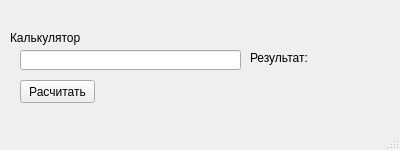
<?xml version="1.0" encoding="UTF-8"?>
<ui version="4.0">
 <class>MainWindow</class>
 <widget class="QMainWindow" name="MainWindow">
  <property name="geometry">
   <rect>
    <x>0</x>
    <y>0</y>
    <width>400</width>
    <height>150</height>
   </rect>
  </property>
  <property name="maximumSize">
   <size>
    <width>400</width>
    <height>150</height>
   </size>
  </property>
  <property name="windowTitle">
   <string>MainWindow</string>
  </property>
  <widget class="QWidget" name="centralwidget">
   <widget class="QLineEdit" name="lineEdit">
    <property name="geometry">
     <rect>
      <x>20</x>
      <y>50</y>
      <width>221</width>
      <height>20</height>
     </rect>
    </property>
   </widget>
   <widget class="QLabel" name="label">
    <property name="geometry">
     <rect>
      <x>10</x>
      <y>30</y>
      <width>91</width>
      <height>16</height>
     </rect>
    </property>
    <property name="text">
     <string>Калькулятор</string>
    </property>
   </widget>
   <widget class="QLabel" name="label_2">
    <property name="geometry">
     <rect>
      <x>250</x>
      <y>50</y>
      <width>91</width>
      <height>16</height>
     </rect>
    </property>
    <property name="text">
     <string>Результат:</string>
    </property>
   </widget>
   <widget class="QPushButton" name="pushButton">
    <property name="geometry">
     <rect>
      <x>20</x>
      <y>80</y>
      <width>75</width>
      <height>23</height>
     </rect>
    </property>
    <property name="text">
     <string>Расчитать</string>
    </property>
   </widget>
  </widget>
  <widget class="QStatusBar" name="statusbar"/>
 </widget>
 <resources/>
 <connections/>
</ui>
